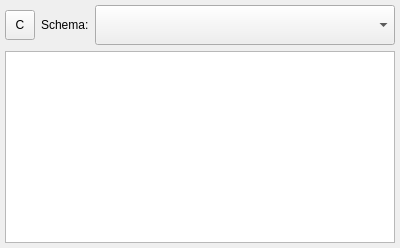
         <widget class="QWidget" name="tab_registry">
          <attribute name="title">
           <string>Registry</string>
          </attribute>
          <layout class="QVBoxLayout" name="verticalLayout_16">
           <property name="leftMargin">
            <number>5</number>
           </property>
           <property name="topMargin">
            <number>5</number>
           </property>
           <property name="rightMargin">
            <number>5</number>
           </property>
           <property name="bottomMargin">
            <number>5</number>
           </property>
           <item>
            <layout class="QGridLayout" name="gridLayout">
             <item row="0" column="0">
              <widget class="QToolButton" name="tbtn_registry_refresh">
               <property name="minimumSize">
                <size>
                 <width>30</width>
                 <height>30</height>
                </size>
               </property>
               <property name="maximumSize">
                <size>
                 <width>30</width>
                 <height>30</height>
                </size>
               </property>
               <property name="toolTip">
                <string>Refresh schema registry subjects</string>
               </property>
               <property name="text">
                <string>C</string>
               </property>
               <property name="iconSize">
                <size>
                 <width>24</width>
                 <height>24</height>
                </size>
               </property>
              </widget>
             </item>
             <item row="0" column="2">
              <widget class="HComboBox" name="cmb_registry_schema">
               <property name="sizePolicy">
                <sizepolicy hsizetype="Expanding" vsizetype="Fixed">
                 <horstretch>0</horstretch>
                 <verstretch>0</verstretch>
                </sizepolicy>
               </property>
               <property name="minimumSize">
                <size>
                 <width>300</width>
                 <height>40</height>
                </size>
               </property>
               <property name="toolTip">
                <string>Selected registry schema</string>
               </property>
              </widget>
             </item>
             <item row="0" column="1">
              <widget class="QLabel" name="label_10">
               <property name="text">
                <string>Schema:</string>
               </property>
              </widget>
             </item>
            </layout>
           </item>
           <item>
            <widget class="HTableView" name="tbl_registry">
             <property name="contextMenuPolicy">
              <enum>Qt::CustomContextMenu</enum>
             </property>
             <property name="toolTip">
              <string>Actual schema registry subjects</string>
             </property>
             <property name="selectionMode">
              <enum>QAbstractItemView::MultiSelection</enum>
             </property>
             <property name="selectionBehavior">
              <enum>QAbstractItemView::SelectRows</enum>
             </property>
             <property name="sortingEnabled">
              <bool>true</bool>
             </property>
             <attribute name="horizontalHeaderCascadingSectionResizes">
              <bool>true</bool>
             </attribute>
            </widget>
           </item>
          </layout>
         </widget>
